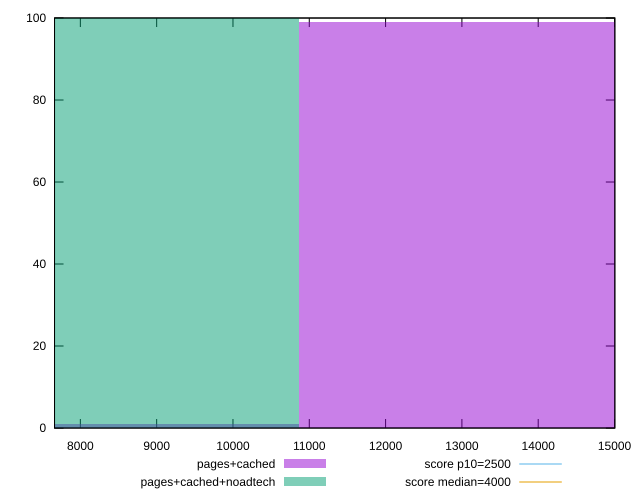

gnuplot code for this plot:
reset

$pagesCached <<EOF
14490.728556375376 99
7245.364278187688 1
EOF

$pagesCachedNoadtech <<EOF
7245.364278187688 100
EOF

set key outside below
set boxwidth 7245.364278187688
set xrange [7661.5800500000005:15004.020999999999]
set yrange [0:100]
set trange [0:100]
set style fill transparent solid 0.5 noborder

set parametric
set terminal svg size 640, 500 enhanced background rgb 'white'
set output "report_00017_2021-02-10T15-08-03.406Z/largest-contentful-paint/comparison/histogram/1_vs_2.svg"

plot $pagesCached title "pages+cached" with boxes, \
     $pagesCachedNoadtech title "pages+cached+noadtech" with boxes, \
     2500,t title "score p10=2500", \
     4000,t title "score median=4000"

reset
